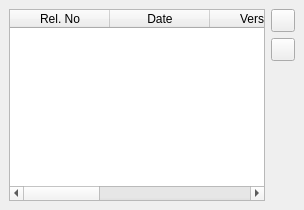
  <widget class="QDockWidget" name="dw_history">
   <property name="windowIcon">
    <iconset resource="../resources/pisido.qrc">
     <normaloff>:/images/history.png</normaloff>:/images/history.png</iconset>
   </property>
   <property name="toolTip">
    <string>History Window</string>
   </property>
   <property name="statusTip">
    <string>History Window</string>
   </property>
   <property name="windowTitle">
    <string>Histor&amp;y</string>
   </property>
   <attribute name="dockWidgetArea">
    <number>8</number>
   </attribute>
   <widget class="QWidget" name="dw_history_contents">
    <layout class="QGridLayout" name="gridLayout_4">
     <item row="0" column="0" rowspan="3" colspan="2">
      <widget class="QTableWidget" name="tableW_history">
       <property name="toolTip">
        <string>You have to add at least one update</string>
       </property>
       <property name="statusTip">
        <string>You have to add at least one update</string>
       </property>
       <property name="editTriggers">
        <set>QAbstractItemView::NoEditTriggers</set>
       </property>
       <property name="showDropIndicator" stdset="0">
        <bool>false</bool>
       </property>
       <property name="alternatingRowColors">
        <bool>true</bool>
       </property>
       <property name="selectionMode">
        <enum>QAbstractItemView::SingleSelection</enum>
       </property>
       <property name="selectionBehavior">
        <enum>QAbstractItemView::SelectRows</enum>
       </property>
       <property name="wordWrap">
        <bool>true</bool>
       </property>
       <property name="cornerButtonEnabled">
        <bool>false</bool>
       </property>
       <attribute name="horizontalHeaderStretchLastSection">
        <bool>true</bool>
       </attribute>
       <attribute name="verticalHeaderVisible">
        <bool>false</bool>
       </attribute>
       <column>
        <property name="text">
         <string>Rel. No</string>
        </property>
       </column>
       <column>
        <property name="text">
         <string>Date</string>
        </property>
       </column>
       <column>
        <property name="text">
         <string>Version</string>
        </property>
       </column>
       <column>
        <property name="text">
         <string>Comment</string>
        </property>
       </column>
       <column>
        <property name="text">
         <string>Name</string>
        </property>
       </column>
       <column>
        <property name="text">
         <string>Email</string>
        </property>
       </column>
      </widget>
     </item>
     <item row="0" column="2">
      <widget class="QToolButton" name="tb_add_update">
       <property name="toolTip">
        <string>Add an update</string>
       </property>
       <property name="statusTip">
        <string>Add an update</string>
       </property>
       <property name="text">
        <string/>
       </property>
       <property name="icon">
        <iconset resource="../resources/pisido.qrc">
         <normaloff>:/images/add.png</normaloff>:/images/add.png</iconset>
       </property>
      </widget>
     </item>
     <item row="1" column="2">
      <widget class="QToolButton" name="tb_delete_last_update">
       <property name="toolTip">
        <string>Delete last update</string>
       </property>
       <property name="statusTip">
        <string>Delete last update</string>
       </property>
       <property name="text">
        <string/>
       </property>
       <property name="icon">
        <iconset resource="../resources/pisido.qrc">
         <normaloff>:/images/delete.png</normaloff>:/images/delete.png</iconset>
       </property>
      </widget>
     </item>
    </layout>
   </widget>
  </widget>
